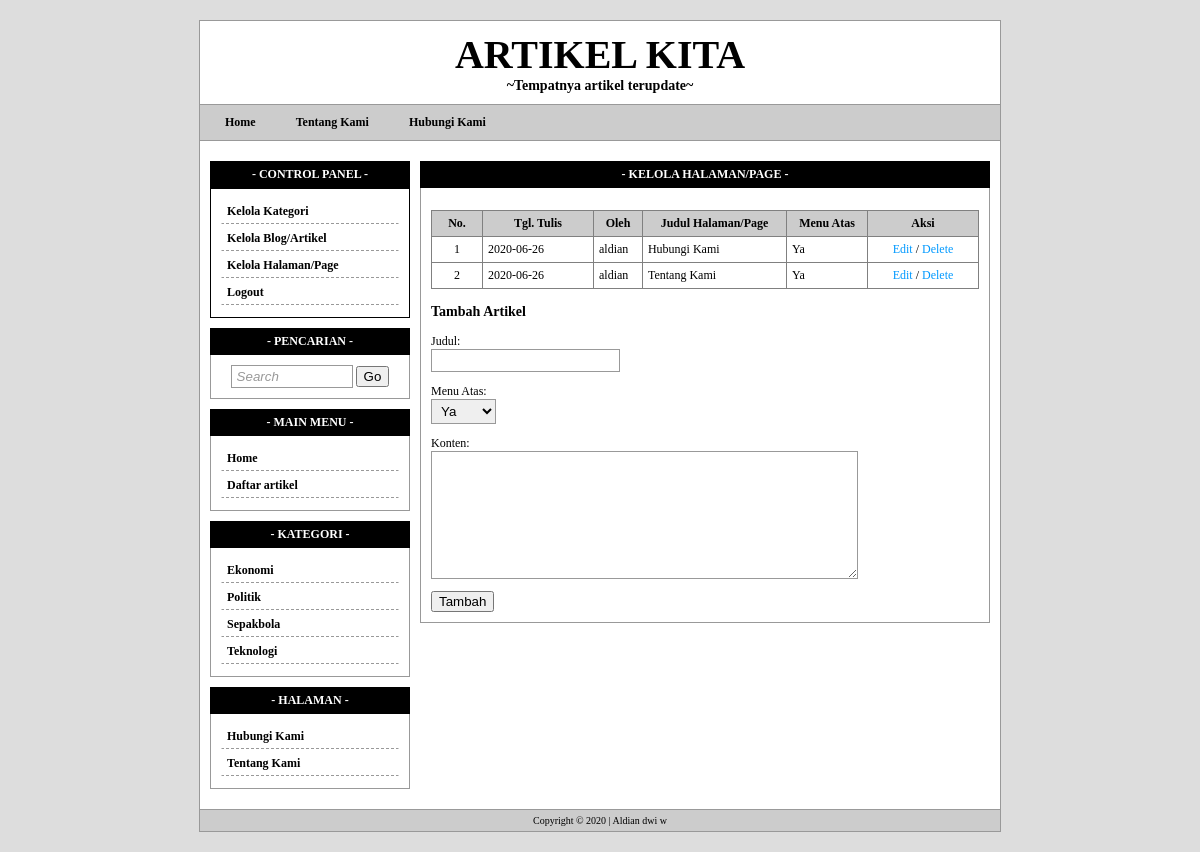
Page /user-page.php (signed in) on the committed database.
### tables this page shows
CREATE TABLE `tw_page` (
  `page_id` int(11) NOT NULL,
  `page_user` varchar(32) NOT NULL,
  `page_date` date NOT NULL,
  `page_title` varchar(255) NOT NULL,
  `page_body` text NOT NULL,
  `page_top` int(2) NOT NULL
);

CREATE TABLE `tw_category` (
  `cat_id` int(11) NOT NULL,
  `cat_name` varchar(32) NOT NULL
);

### user-page.php (the view, shortened to what this page needs)
<?php
include'template/overall/header.php';
?>
<div class="content-title" style="background:#000; color:#FFF; border:1px solid #000;">- Kelola Halaman/Page -</div>
<div class="content-body">
    <p>
    <table width="100%" border="1" cellpadding="5" style="border-collapse:collapse">
    	<tr bgcolor="#CCC">
        	<th width="40">No.</th>
            <th width="100">Tgl. Tulis</th>
            <th>Oleh</th>
            <th>Judul Halaman/Page</th>
            <th>Menu Atas</th>
            <th width="100">Aksi</th>
        </tr>
        <?php
		$sql = mysqli_query($koneksi, "SELECT * FROM tw_page ORDER BY page_id DESC");
		if(mysqli_num_rows($sql) != 0){
			$no = 1;
			while($data = mysqli_fetch_assoc($sql)){
				echo '<tr>';
				echo '<td align="center">'.$no.'</td>';
				echo '<td>'.$data['page_date'].'</td>';
				echo '<td>'.$data['page_user'].'</td>';
				echo '<td>'.$data['page_title'].'</td>';
				echo '<td>'; if($data['page_top'] == 1){ echo 'Ya'; }else{ echo 'Tidak'; } echo '</td>';
				echo '<td align="center">';
					echo '<a href="user-page.php?aksi=edit&id='.$data['page_id'].'">Edit</a> / ';
					echo '<a href="user-page.php?aksi=delete&id='.$data['page_id'].'" onclick="return confirm(\'Anda yakin?\');">Delete</a>';
				echo '</td>';
				echo '</tr>';
				$no++;
			}
		}else{
			echo '<tr><td colspan="3">Tidak ada data.</td></tr>';
		}
		?>
    </table>
    </p>
    <?php
	if(!$_GET['aksi']){
		echo '<form action="" method="post">';
		echo '<h3>Tambah Artikel</h3>';
    	echo '<p>Judul:<br /><input type="text" name="judul" /></p>';
		echo '<p>Menu Atas:<br />';
		echo '<select name="atas">';
			echo '<option value="1">Ya</option>';
		echo '</select></p>';
		echo '<p>Konten:<br /><textarea name="konten" rows="8" cols="50"></textarea></p>';
        echo '<input type="submit" name="tambah-page" value="Tambah" />';
    	echo '</form>';
	}
	?>
</div>
<?php include'template/overall/footer.php'; ?>

### template/menu.php (shortened to what this page needs)
<center></center><?php
$sql = mysqli_query($koneksi, "SELECT * FROM tw_page WHERE page_top=1 ORDER BY page_id ASC");
if(mysqli_num_rows($sql) != 0){
	echo '<a href="index.php">Home</a>';
	while($data = mysqli_fetch_assoc($sql)){
		echo '<a href="page.php?id='.$data['page_id'].'">'.$data['page_title'].'</a>';
	}
}
?>

### template/widget/category.php
<div class="widget-title" style="background:#000; color:#FFF; border:1px solid #000;">- Kategori -</div>
<div class="widget-body">
    <?php
	$sql = mysqli_query($koneksi, "SELECT * FROM tw_category ORDER BY cat_name ASC");
	if(mysqli_num_rows($sql) != 0){
		while($data = mysqli_fetch_assoc($sql)){
			echo '<a class="menu" href="category.php?id='.$data['cat_id'].'">'.$data['cat_name'].'</a>';
		}
	}
	?>
</div>

### template/widget/page.php
<div class="widget-title" style="background:#000; color:#FFF; border:1px solid #000;">- Halaman -</div>
<div class="widget-body">
    <?php
	$sql = mysqli_query($koneksi, "SELECT * FROM tw_page ORDER BY page_title ASC");
	if(mysqli_num_rows($sql) != 0){
		while($data = mysqli_fetch_assoc($sql)){
			echo '<a class="menu" href="page.php?id='.$data['page_id'].'">'.$data['page_title'].'</a>';
		}
	}
	?>
</div>

### style.css (style rules this page uses)
body { font-family:tahoma; font-size:12px; background:#DDD; padding:0; margin:0; }
a { color:#0099FF; text-decoration:none; }
input[type="text"], input[type="password"], select, textarea { border:1px solid #999; padding:3px 5px; }
#menu a { text-decoration:none; color:#000000; font-weight:bold; padding:3px 15px; margin-right:10px; }
#widget .widget-title { background:#CCC; padding:5px 10px; font-weight:bold; border:1px solid #999; text-align:center; text-transform:uppercase; }
#widget .widget-body { padding:10px; border:1px solid #999; border-top:none; margin-bottom:10px; }
#widget .widget-body a.menu { display:block; padding:4px 5px; margin-bottom:2px; border:1px solid #FFF; border-bottom:1px dashed #999; color:#000; font-weight:bold; }
#content .content-title { background:#CCC; padding:5px 10px; font-weight:bold; border:1px solid #999; text-align:center; text-transform:uppercase; }
#content .content-body { padding:10px; border:1px solid #999; border-top:none; margin-bottom:10px; }

### rows in the picture
tw_page: page_title "Tentang Kami", page_date "2020-06-26", page_user "aldian", page_top "Ya"
tw_page: page_title "Hubungi Kami", page_date "2020-06-26", page_user "aldian", page_top "Ya"
tw_category: cat_name "Ekonomi"
tw_category: cat_name "Politik"
tw_category: cat_name "Sepakbola"
tw_category: cat_name "Teknologi"
